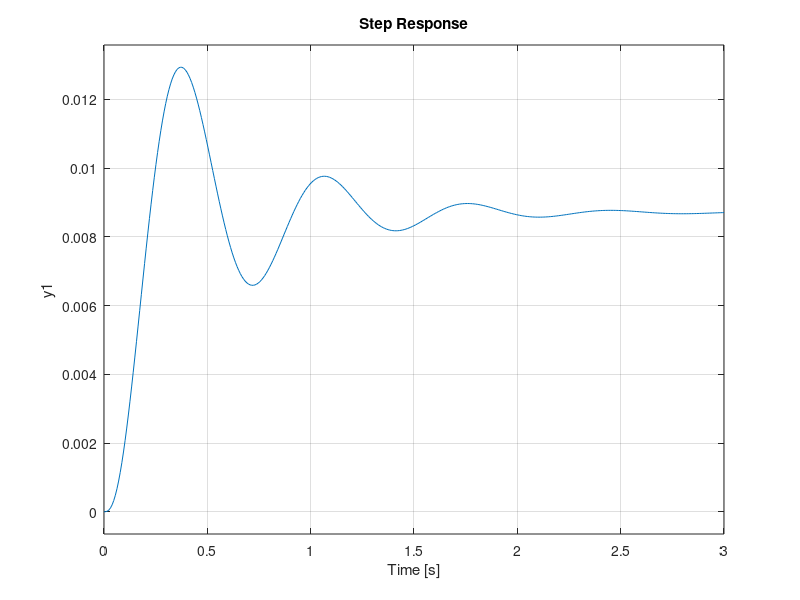

The MATLAB script that drew this image: (Note: this script raises an error after producing the figure.)
%%
clear all
close all
clc


%%
G = tf( 30, conv([1,10], [1,0.5, 3]) )
Ts = 2;
OS = 50/100;

%%
A = [0, 1, 0;
     0, 0, 1;
     -30, -8,-10.5];
B = [0; 0; 1];
C = [30, 0, 0];
D = 0;

%%

zeta = sqrt( log(OS)^2/(pi^2 + log(OS)^2));
wn = 4/zeta/Ts;

sx1 = -zeta*wn + 1j*wn*sqrt(1-zeta^2)
sx2 = conj(sx1)
sx3 = 20*real(sx1)

%%
d = flip( poly([sx1,sx2,sx3]) )
a = [30, 8,10.5]
k = d(1:end-1) - a

%%
T = ss( A-B*k, B, C, D )
step(T)
stepinfo(T)


%%
C = eye(3)
T = ss( A-B*k, B, C, D )
step(T)
stepinfo(T)

[x,t] = step(T);

figure
plot( t, 1-x*k')




